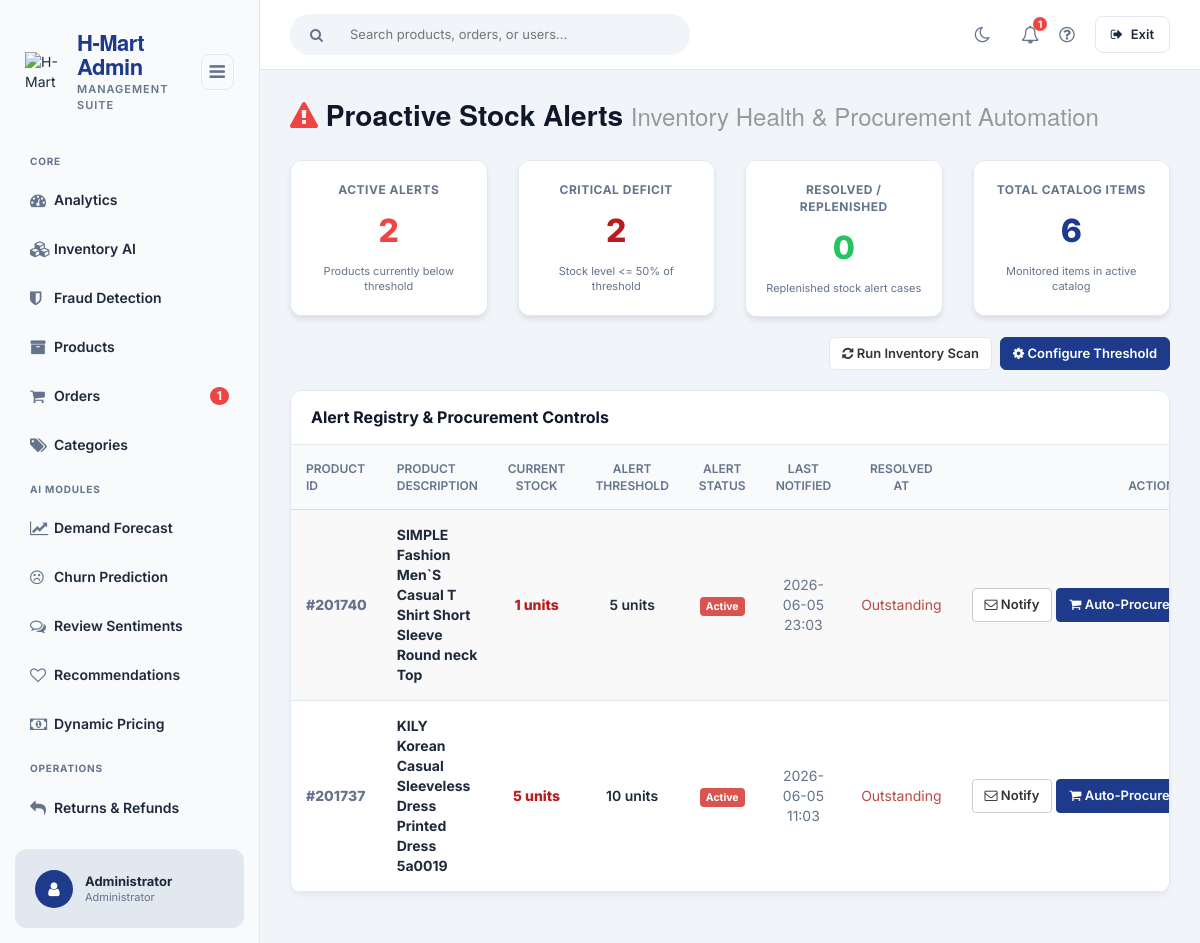
/admin/stock_alerts/index.php (signed in), run on the app's committed database.
### tables this page shows
CREATE TABLE IF NOT EXISTS `low_stock_alerts` (
  `alert_id` INT AUTO_INCREMENT PRIMARY KEY,
  `product_id` INT NOT NULL,
  `threshold` INT NOT NULL,
  `current_stock` INT NOT NULL,
  `status` VARCHAR(20) DEFAULT 'Active',
  `notified_at` DATETIME DEFAULT NULL,
  `resolved_at` DATETIME DEFAULT NULL,
  INDEX (`product_id`)
);

CREATE TABLE `tblproduct` (
  `PROID` int(11) NOT NULL,
  `PRODESC` varchar(255) DEFAULT NULL,
  `INGREDIENTS` varchar(255) NOT NULL,
  `PROQTY` int(11) DEFAULT NULL,
  `ORIGINALPRICE` double NOT NULL,
  `PROPRICE` double DEFAULT NULL,
  `CATEGID` int(11) DEFAULT NULL,
  `IMAGES` varchar(255) DEFAULT NULL,
  `PROSTATS` varchar(30) DEFAULT NULL,
  `OWNERNAME` varchar(90) NOT NULL,
  `OWNERPHONE` varchar(90) NOT NULL
);

### admin/stock_alerts/index.php (called while the page is built, shortened)
<?php
require_once("../theme/templates.php");
?>

### backend/include/database.php (called while the page is built, shortened)
<?php
class Database {
	var $sql_string = '';
	private $conn;
	public function open_connection() {
		$this->conn = mysqli_connect(server,user,pass);
		if(!$this->conn){
			echo "Problem in database connection! Contact administrator!";
			exit();
		}else{
			$db_select = mysqli_select_db($this->conn,database_name);
		}
	}
	function setQuery($sql='') {
		$this->sql_string=$sql;
	}
	function executeQuery() {
		$result = mysqli_query($this->conn,$this->sql_string);
		return $result;
	}
	private function confirm_query($result) {
		return $result;
	}
	function loadResultList( $key='' ) {
		$cur = $this->executeQuery();
		$array = array();
		if ($cur) {
			while ($row = mysqli_fetch_object($cur)) {
				if ($key) {
					$array[$row->$key] = $row;
				} else {
					$array[] = $row;
				}
			}
		}
		return $array;
	}
}
$mydb = new Database();
?>

### admin/stock_alerts/view.php (the view, shortened to what this page needs)
<?php
global $mydb;
$mydb->setQuery("
    SELECT lsa.*, p.PRODESC as product_name, p.PROQTY as tbl_qty, p.PROPRICE
    FROM low_stock_alerts lsa
    LEFT JOIN tblproduct p ON lsa.product_id = p.PROID
    ORDER BY lsa.status ASC, lsa.alert_id DESC
");
$alerts = $mydb->loadResultList();
$mydb->setQuery("SELECT PROID, PRODESC, PROQTY FROM tblproduct ORDER BY PRODESC ASC");
$all_products = $mydb->loadResultList();
$activeAlertsCount = 0;
$resolvedAlertsCount = 0;
$criticalItemsCount = 0;
foreach ($alerts as $a) {
    if ($a->status === 'Active') {
        $activeAlertsCount++;
        if ($a->tbl_qty <= ($a->threshold / 2)) {
            $criticalItemsCount++;
        }
    } else {
        $resolvedAlertsCount++;
    }
}
?>
<div class="row">
    <div class="col-lg-12">
        <h1 class="page-header">
            <i class="fa fa-exclamation-triangle" style="color:#ef4444;"></i> Proactive Stock Alerts
            <small>Inventory Health & Procurement Automation</small>
        </h1>
    </div>
</div>
<div class="row">
    <div class="col-md-3">
        <div class="panel panel-default text-center" style="border-radius:12px; overflow:hidden; box-shadow: 0 4px 6px -1px rgba(0, 0, 0, 0.1);">
            <div class="panel-body" style="background:var(--card-bg); color:var(--text-main); padding:20px;">
                <div style="font-size:12px; text-transform:uppercase; color:var(--text-muted); font-weight:700; letter-spacing:0.5px;">Active Alerts</div>
                <div style="font-size:32px; font-weight:800; color:#ef4444; margin:10px 0;"><?php echo $activeAlertsCount; ?></div>
                <div style="font-size:11px; color:var(--text-muted);">Products currently below threshold</div>
            </div>
        </div>
    </div>
    <div class="col-md-3">
        <div class="panel panel-default text-center" style="border-radius:12px; overflow:hidden; box-shadow: 0 4px 6px -1px rgba(0, 0, 0, 0.1);">
            <div class="panel-body" style="background:var(--card-bg); color:var(--text-main); padding:20px;">
                <div style="font-size:12px; text-transform:uppercase; color:var(--text-muted); font-weight:700; letter-spacing:0.5px;">Critical Deficit</div>
                <div style="font-size:32px; font-weight:800; color:#b91c1c; margin:10px 0;"><?php echo $criticalItemsCount; ?></div>
                <div style="font-size:11px; color:var(--text-muted);">Stock level <= 50% of threshold</div>
            </div>
        </div>
    </div>
    <div class="col-md-3">
        <div class="panel panel-default text-center" style="border-radius:12px; overflow:hidden; box-shadow: 0 4px 6px -1px rgba(0, 0, 0, 0.1);">
            <div class="panel-body" style="background:var(--card-bg); color:var(--text-main); padding:20px;">
                <div style="font-size:12px; text-transform:uppercase; color:var(--text-muted); font-weight:700; letter-spacing:0.5px;">Resolved / Replenished</div>
                <div style="font-size:32px; font-weight:800; color:#22c55e; margin:10px 0;"><?php echo $resolvedAlertsCount; ?></div>
                <div style="font-size:11px; color:var(--text-muted);">Replenished stock alert cases</div>
            </div>
        </div>
    </div>
    <div class="col-md-3">
        <div class="panel panel-default text-center" style="border-radius:12px; overflow:hidden; box-shadow: 0 4px 6px -1px rgba(0, 0, 0, 0.1);">
            <div class="panel-body" style="background:var(--card-bg); color:var(--text-main); padding:20px;">
                <div style="font-size:12px; text-transform:uppercase; color:var(--text-muted); font-weight:700; letter-spacing:0.5px;">Total Catalog Items</div>
                <div style="font-size:32px; font-weight:800; color:var(--primary-light); margin:10px 0;"><?php echo count($all_products); ?></div>
                <div style="font-size:11px; color:var(--text-muted);">Monitored items in active catalog</div>
            </div>
        </div>
    </div>
</div>
<div class="row" style="margin-bottom:20px;">
    <div class="col-md-12 text-right">
        <div style="display:flex; justify-content:flex-end; gap:8px;">
            <a href="index.php?action=check_stock" class="btn btn-default" style="border-radius:6px; font-weight:600; border-color:var(--border-color);">
                <i class="fa fa-refresh"></i> Run Inventory Scan
            </a>
            <button class="btn btn-primary" data-toggle="modal" data-target="#thresholdModal" style="border-radius:6px; font-weight:600;">
                <i class="fa fa-cog"></i> Configure Threshold
            </button>
        </div>
    </div>
</div>
<div class="row">
    <div class="col-md-12">
        <div class="panel panel-default" style="border-radius:12px; overflow:hidden; box-shadow: 0 4px 6px -1px rgba(0, 0, 0, 0.05);">
            <div class="panel-heading" style="font-weight:700; background:var(--card-header-bg); border-bottom:1px solid var(--border-color); color:var(--primary);">
                Alert Registry & Procurement Controls
            </div>
            <div class="panel-body" style="background:var(--card-bg); padding:0;">
                <div class="table-responsive">
                    <table class="table table-hover table-striped" style="margin:0; font-size:13.5px;">
                        <thead>
                            <tr style="background:var(--table-header-bg); border-bottom:1px solid var(--border-color);">
                                <th style="font-weight:600; padding:15px;">Product ID</th>
                                <th style="font-weight:600; padding:15px;">Product Description</th>
                                <th style="font-weight:600; padding:15px; text-align:center;">Current Stock</th>
                                <th style="font-weight:600; padding:15px; text-align:center;">Alert Threshold</th>
                                <th style="font-weight:600; padding:15px; text-align:center;">Alert Status</th>
                                <th style="font-weight:600; padding:15px; text-align:center;">Last Notified</th>
                                <th style="font-weight:600; padding:15px; text-align:center;">Resolved At</th>
                                <th style="font-weight:600; padding:15px; text-align:right; width:220px;">Actions</th>
                            </tr>
                        </thead>
                        <tbody>
                            <?php if (count($alerts) == 0): ?>
                                <tr>
                                    <td colspan="8" class="text-center" style="padding: 20px; color: var(--text-muted);">No stock alerts registered yet. Run an Inventory Scan to register items.</td>
                                </tr>
                            <?php else: ?>
                                <?php foreach ($alerts as $a):
                                    $statusClass = $a->status === 'Active' ? 'label-danger' : 'label-success';
                                    $isDeficit = ($a->tbl_qty <= $a->threshold);
                                    $stockColor = $isDeficit ? '#ef4444' : '#22c55e';
                                    if ($a->status === 'Active' && $a->tbl_qty <= ($a->threshold / 2)) {
                                        $stockColor = '#b91c1c';
                                        $stockWeight = '800';
                                    } else {
                                        $stockWeight = '600';
                                    }
                                ?>
                                    <tr style="border-bottom:1px solid var(--border-color);">
                                        <td style="padding:15px; font-weight:800; color:var(--text-muted);">#<?php echo $a->product_id; ?></td>
                                        <td style="padding:15px; font-weight:700;"><?php echo htmlspecialchars($a->product_name); ?></td>
                                        <td style="padding:15px; text-align:center; font-weight:<?php echo $stockWeight; ?>; color:<?php echo $stockColor; ?>;">
                                            <?php echo $a->tbl_qty; ?> units
                                        </td>
                                        <td style="padding:15px; text-align:center; font-weight:600; color:var(--text-main);"><?php echo $a->threshold; ?> units</td>
                                        <td style="padding:15px; text-align:center; vertical-align:middle;">
                                            <span class="label <?php echo $statusClass; ?>" style="font-size:10.5px; padding:3px 6px; border-radius:4px;"><?php echo $a->status; ?></span>
                                        </td>
                                        <td style="padding:15px; text-align:center; color:var(--text-muted);">
                                            <?php echo $a->notified_at ? date('Y-m-d H:i', strtotime($a->notified_at)) : '<span class="text-warning">Pending</span>'; ?>
                                        </td>
                                        <td style="padding:15px; text-align:center; color:var(--text-muted);">
                                            <?php echo $a->resolved_at ? date('Y-m-d H:i', strtotime($a->resolved_at)) : '<span class="text-danger">Outstanding</span>'; ?>
                                        </td>
                                        <td style="padding:15px; text-align:right; vertical-align:middle;">
                                            <div style="display:flex; justify-content:flex-end; gap:4px;">
                                                <?php if ($a->status === 'Active'): ?>
                                                    <a href="index.php?action=notify&alert_id=<?php echo $a->alert_id; ?>" class="btn btn-default btn-xs" style="font-weight:600; border-radius:4px;" title="Dispatches mock alert communication">
                                                        <i class="fa fa-envelope-o"></i> Notify
                                                    </a>
                                                    <a href="index.php?action=autoprocure&alert_id=<?php echo $a->alert_id; ?>" class="btn btn-primary btn-xs" style="font-weight:600; border-radius:4px;" onclick="return confirm('Initiate auto-procurement: This will create a Purchase Order, register a payout, and restock catalog quantity. Proceed?')">
                                                        <i class="fa fa-shopping-cart"></i> Auto-Procure
                                                    </a>
                                                <?php else: ?>
                                                    <span class="text-success" style="font-weight:600; font-size:12px;"><i class="fa fa-check-circle"></i> Replenished</span>
                                                <?php endif; ?>
                                            </div>
                                        </td>
                                    </tr>
                                <?php endforeach; ?>
                            <?php endif; ?>
                        </tbody>
                    </table>
                </div>
            </div>
        </div>
    </div>
</div>

### admin/theme/templates.php (style rules this page uses)
:root { --primary: #0f172a; --primary-light: #1e3a8a; --sidebar-bg: #f8fafc; --bg-color: #f1f5f9; --text-main: #1e293b; --text-muted: #64748b; --border-color: #e2e8f0; --card-bg: #ffffff; --card-header-bg: #ffffff; --hover-bg: #e2e8f0; --table-header-bg: #f8fafc; --shadow: 0 4px 6px rgba(0,0,0,0.02); }
body { font-family: 'Inter', sans-serif; background-color: var(--bg-color); margin: 0; padding: 0; color: var(--text-main); overflow-x: hidden; }
.admin-content-wrapper .panel { border: 1px solid var(--border-color); border-radius: 12px; box-shadow: var(--shadow); background: var(--card-bg); overflow: hidden; }
.admin-content-wrapper .panel-default > .panel-heading { background: var(--card-header-bg); border-bottom: 1px solid var(--border-color); padding: 15px 20px; font-weight: 700; color: var(--primary); font-size: 16px; }
.admin-content-wrapper .table { margin-bottom: 0; }
.admin-content-wrapper .table th { border-bottom-width: 1px; color: var(--text-muted); font-weight: 600; font-size: 12px; text-transform: uppercase; padding: 15px; }
.admin-content-wrapper .table td { vertical-align: middle; padding: 15px; font-size: 14px; border-color: var(--border-color); }
.admin-content-wrapper .btn { border-radius: 6px; font-weight: 500; font-size: 13px; padding: 6px 12px; }
.admin-content-wrapper .btn-primary { background: var(--primary-light); border-color: var(--primary-light); }
.page-header { margin-top: 0; border-bottom: none; font-weight: 800; color: var(--primary); font-size: 28px; }

### data on the page
low_stock_alerts: product "201740", product.PRODESC "SIMPLE Fashion Men`S Casual T Shirt Short Sleeve Round neck Top", product.PROQTY "1", threshold "5", status "Active", notified_at "2026-06-05 23:03", shows "Outstanding"
low_stock_alerts: product "201737", product.PRODESC "KILY Korean Casual Sleeveless Dress Printed Dress 5a0019", product.PROQTY "5", threshold "10", status "Active", notified_at "2026-06-05 11:03", shows "Outstanding"

### other printed values
$res "1"
$_SESSION['U_NAME'] "Administrator"
$_SESSION['U_ROLE'] "Administrator"
$activeAlertsCount "2"
$criticalItemsCount "2"
$resolvedAlertsCount "0"
count($all_products) "6"
